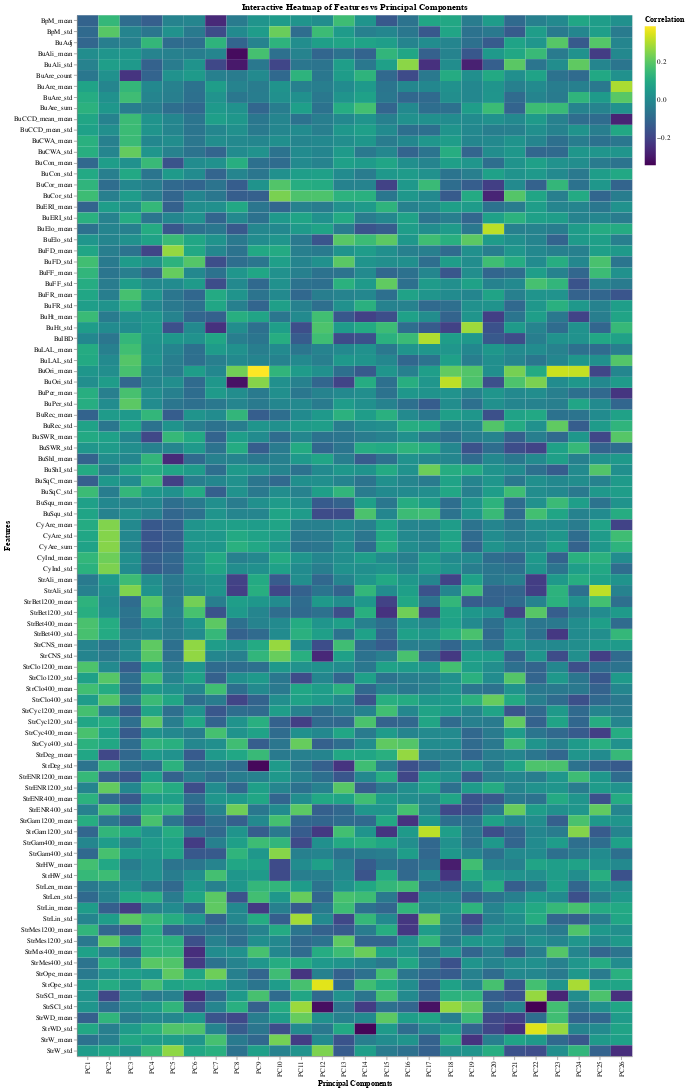

The cell this chart's notebook holds for it:
### Code cell
# Melt the DataFrame for Altair compatibility
data_melted = loadings_df.melt(id_vars=["Feature"], var_name="Principal Component", value_name="Value")

# Create the heatmap
heatmap = alt.Chart(data_melted).mark_rect().encode(
    x=alt.X("Principal Component:O", title="Principal Components", sort=pc_names),
    y=alt.Y("Feature:O", title="Features"),
    color=alt.Color("Value:Q", scale=alt.Scale(scheme="viridis"), title="Correlation"),
    tooltip=["Feature", "Principal Component", "Value"]
).properties(
    width=800,
    height=1500,
    title="Interactive Heatmap of Features vs Principal Components"
).interactive()

heatmap.display()

### Figure 1 — Vega specification as saved in the notebook (floating-point values rounded to 4 significant figures; data arrays with more than 128 entries replaced by an {"elided": "..."} marker saying what was removed)
{"$schema": "https://vega.github.io/schema/vega/v5.json", "data": [{"name": "param_3_store"}, {"name": "source_0"}, {"name": "data_0", "values": {"elided": "2470 records"}}, {"name": "source_0_x_domain_Principal Component", "values": [{"Principal Component": "PC1", "sort_field": 0.0}, {"Principal Component": "PC2", "sort_field": 1.0}, {"Principal Component": "PC3", "sort_field": 2.0}, {"Principal Component": "PC4", "sort_field": 3.0}, {"Principal Component": "PC5", "sort_field": 4.0}, {"Principal Component": "PC6", "sort_field": 5.0}, {"Principal Component": "PC7", "sort_field": 6.0}, {"Principal Component": "PC8", "sort_field": 7.0}, {"Principal Component": "PC9", "sort_field": 8.0}, {"Principal Component": "PC10", "sort_field": 9.0}, {"Principal Component": "PC11", "sort_field": 10.0}, {"Principal Component": "PC12", "sort_field": 11.0}, {"Principal Component": "PC13", "sort_field": 12.0}, {"Principal Component": "PC14", "sort_field": 13.0}, {"Principal Component": "PC15", "sort_field": 14.0}, {"Principal Component": "PC16", "sort_field": 15.0}, {"Principal Component": "PC17", "sort_field": 16.0}, {"Principal Component": "PC18", "sort_field": 17.0}, {"Principal Component": "PC19", "sort_field": 18.0}, {"Principal Component": "PC20", "sort_field": 19.0}, {"Principal Component": "PC21", "sort_field": 20.0}, {"Principal Component": "PC22", "sort_field": 21.0}, {"Principal Component": "PC23", "sort_field": 22.0}, {"Principal Component": "PC24", "sort_field": 23.0}, {"Principal Component": "PC25", "sort_field": 24.0}, {"Principal Component": "PC26", "sort_field": 25.0}]}, {"name": "data_0_y_domain_Feature", "values": [{"Feature": "BuAre_count"}, {"Feature": "BuAre_sum"}, {"Feature": "BuAre_mean"}, {"Feature": "BuAre_std"}, {"Feature": "BuHt_mean"}, {"Feature": "BuHt_std"}, {"Feature": "BuPer_mean"}, {"Feature": "BuPer_std"}, {"Feature": "BuLAL_mean"}, {"Feature": "BuLAL_std"}, {"Feature": "BuCCD_mean_mean"}, {"Feature": "BuCCD_mean_std"}, {"Feature": "BuCor_mean"}, {"Feature": "BuCor_std"}, {"Feature": "CyAre_sum"}, {"Feature": "CyAre_mean"}, {"Feature": "CyAre_std"}, {"Feature": "CyInd_mean"}, {"Feature": "CyInd_std"}, {"Feature": "BuCWA_mean"}, {"Feature": "BuCWA_std"}, {"Feature": "BuCon_mean"}, {"Feature": "BuCon_std"}, {"Feature": "BuElo_mean"}, {"Feature": "BuElo_std"}, {"Feature": "BuERI_mean"}, {"Feature": "BuERI_std"}, {"Feature": "BuFR_mean"}, {"Feature": "BuFR_std"}, {"Feature": "BuFF_mean"}, {"Feature": "BuFF_std"}, {"Feature": "BuFD_mean"}, {"Feature": "BuFD_std"}, {"Feature": "BuRec_mean"}, {"Feature": "BuRec_std"}, {"Feature": "BuShI_mean"}, {"Feature": "BuShI_std"}, {"Feature": "BuSqC_mean"}, {"Feature": "BuSqC_std"}, {"Feature": "BuSqu_mean"}, {"Feature": "BuSqu_std"}, {"Feature": "BuAdj"}, {"Feature": "BuIBD"}, {"Feature": "BuSWR_mean"}, {"Feature": "BuSWR_std"}, {"Feature": "BuOri_mean"}, {"Feature": "BuOri_std"}, {"Feature": "BuAli_mean"}, {"Feature": "BuAli_std"}, {"Feature": "StrAli_mean"}, {"Feature": "StrAli_std"}, {"Feature": "StrW_mean"}, {"Feature": "StrW_std"}, {"Feature": "StrWD_mean"}, {"Feature": "StrWD_std"}, {"Feature": "StrOpe_mean"}, {"Feature": "StrOpe_std"}, {"Feature": "StrHW_mean"}, {"Feature": "StrHW_std"}, {"Feature": "StrLen_mean"}, {"Feature": "StrLen_std"}, {"Feature": "StrCNS_mean"}, {"Feature": "StrCNS_std"}, {"Feature": "BpM_mean"}, {"Feature": "BpM_std"}, {"Feature": "StrLin_mean"}, {"Feature": "StrLin_std"}, {"Feature": "StrClo400_mean"}, {"Feature": "StrClo400_std"}, {"Feature": "StrBet400_mean"}, {"Feature": "StrBet400_std"}, {"Feature": "StrSCl_mean"}, {"Feature": "StrSCl_std"}, {"Feature": "StrCyc400_mean"}, {"Feature": "StrCyc400_std"}, {"Feature": "StrENR400_mean"}, {"Feature": "StrENR400_std"}, {"Feature": "StrGam400_mean"}, {"Feature": "StrGam400_std"}, {"Feature": "StrDeg_mean"}, {"Feature": "StrDeg_std"}, {"Feature": "StrMes400_mean"}, {"Feature": "StrMes400_std"}, {"Feature": "StrClo1200_mean"}, {"Feature": "StrClo1200_std"}, {"Feature": "StrBet1200_mean"}, {"Feature": "StrBet1200_std"}, {"Feature": "StrCyc1200_mean"}, {"Feature": "StrCyc1200_std"}, {"Feature": "StrENR1200_mean"}, {"Feature": "StrENR1200_std"}, {"Feature": "StrGam1200_mean"}, {"Feature": "StrGam1200_std"}, {"Feature": "StrMes1200_mean"}, {"Feature": "StrMes1200_std"}]}, {"name": "data_0_color_domain_Value", "values": [{"min": -0.3461, "max": 0.3905}]}], "signals": [{"name": "unit", "value": {}, "on": [{"events": "pointermove", "update": "isTuple(group()) ? group() : unit"}]}, {"name": "param_3", "update": "vlSelectionResolve(\"param_3_store\", \"union\")"}, {"name": "param_3_Principal_Component", "on": [{"events": [{"source": "view", "type": "dblclick"}], "update": "null"}, {"events": {"signal": "param_3_translate_delta"}, "update": "panLinear(param_3_translate_anchor.extent_x, -param_3_translate_delta.x / width)"}, {"events": {"signal": "param_3_zoom_delta"}, "update": "zoomLinear(domain(\"x\"), param_3_zoom_anchor.x, param_3_zoom_delta)"}]}, {"name": "param_3_Feature", "on": [{"events": [{"source": "view", "type": "dblclick"}], "update": "null"}, {"events": {"signal": "param_3_translate_delta"}, "update": "panLinear(param_3_translate_anchor.extent_y, param_3_translate_delta.y / height)"}, {"events": {"signal": "param_3_zoom_delta"}, "update": "zoomLinear(domain(\"y\"), param_3_zoom_anchor.y, param_3_zoom_delta)"}]}, {"name": "param_3_tuple", "on": [{"events": [{"signal": "param_3_Principal_Component || param_3_Feature"}], "update": "param_3_Principal_Component && param_3_Feature ? {unit: \"\", fields: param_3_tuple_fields, values: [param_3_Principal_Component,param_3_Feature]} : null"}]}, {"name": "param_3_tuple_fields", "value": [{"field": "Principal Component", "channel": "x", "type": "E"}, {"field": "Feature", "channel": "y", "type": "E"}]}, {"name": "param_3_translate_anchor", "value": {}, "on": [{"events": [{"source": "scope", "type": "pointerdown"}], "update": "{x: x(unit), y: y(unit), extent_x: domain(\"x\"), extent_y: domain(\"y\")}"}]}, {"name": "param_3_translate_delta", "value": {}, "on": [{"events": [{"source": "window", "between": [{"source": "scope", "type": "pointerdown"}, {"source": "window", "type": "pointerup"}], "consume": true, "type": "pointermove"}], "update": "{x: param_3_translate_anchor.x - x(unit), y: param_3_translate_anchor.y - y(unit)}"}]}, {"name": "param_3_zoom_anchor", "on": [{"events": [{"source": "scope", "type": "wheel", "consume": true}], "update": "{x: invert(\"x\", x(unit)), y: invert(\"y\", y(unit))}"}]}, {"name": "param_3_zoom_delta", "on": [{"events": [{"source": "scope", "type": "wheel", "consume": true}], "update": "pow(1.001, event.deltaY * pow(16, event.deltaMode))", "force": true}]}, {"name": "param_3_modify", "on": [{"events": {"signal": "param_3_tuple"}, "update": "modify(\"param_3_store\", param_3_tuple, true)"}]}], "marks": [{"type": "rect", "name": "marks", "from": {"data": "data_0"}, "encode": {"update": {"height": {"signal": "max(0.25, bandwidth('y'))"}, "tooltip": {"signal": "{\"Feature\": isValid(datum[\"Feature\"]) ? datum[\"Feature\"] : \"\"+datum[\"Feature\"], \"Principal Component\": isValid(datum[\"Principal Component\"]) ? datum[\"Principal Component\"] : \"\"+datum[\"Principal Component\"], \"Value\": format(datum[\"Value\"], \"\")}"}, "x": {"field": "Principal Component", "scale": "x"}, "fill": {"field": "Value", "scale": "color"}, "width": {"signal": "max(0.25, bandwidth('x'))"}, "y": {"field": "Feature", "scale": "y"}}}, "style": ["rect"], "interactive": true}], "scales": [{"name": "x", "type": "band", "domain": {"data": "source_0_x_domain_Principal Component", "field": "Principal Component", "sort": {"op": "max", "field": "sort_field"}}, "range": [0, {"signal": "width"}], "paddingInner": 0, "paddingOuter": 0}, {"name": "y", "type": "band", "domain": {"data": "data_0_y_domain_Feature", "field": "Feature", "sort": true}, "range": [0, {"signal": "height"}], "paddingInner": 0, "paddingOuter": 0}, {"name": "color", "type": "linear", "domain": [{"signal": "(data(\"data_0_color_domain_Value\")[0] || {}).min"}, {"signal": "(data(\"data_0_color_domain_Value\")[0] || {}).max"}], "range": {"scheme": "viridis"}, "interpolate": "hcl", "zero": false}], "axes": [{"scale": "x", "labelAngle": 270, "labelAlign": "right", "grid": false, "labelBaseline": "middle", "zindex": 1, "orient": "bottom", "title": "Principal Components"}, {"scale": "y", "orient": "left", "grid": false, "title": "Features", "zindex": 1}], "title": {"text": "Interactive Heatmap of Features vs Principal Components", "frame": "group"}, "style": "cell", "legends": [{"title": "Correlation", "fill": "color", "gradientLength": {"signal": "clamp(height, 64, 200)"}}], "width": 800, "background": "white", "padding": 5, "height": 1500}
